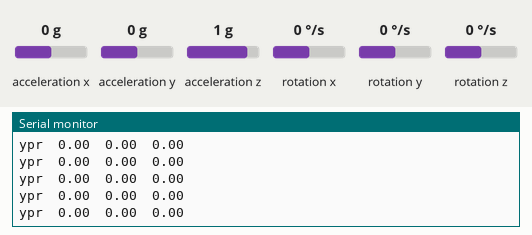
The sketch below on a simulated Arduino Mega 2560, built with avr-gcc and run on an emulated ATmega2560. On the bench: the last lines printed to the serial monitor. Inputs (shaded band) come from the test bench; at power-on: acceleration y 0 g, rotation z 0 °/s, acceleration x 0 g, acceleration z 1 g, rotation x 0 °/s, rotation y 0 °/s. The sensor or clock chip raises its interrupt line as the real part does.

Above: at 1.7 s.
1.8 s: acceleration y set to 0.8 g
At 2.9 s:
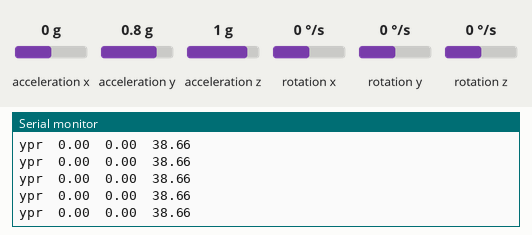
4.8 s: rotation z set to -100 °/s
At 5.6 s:
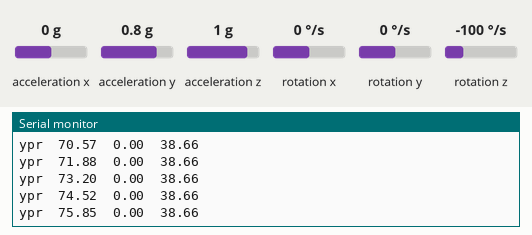
7.8 s: acceleration x set to -1.4 g
At 8.5 s:
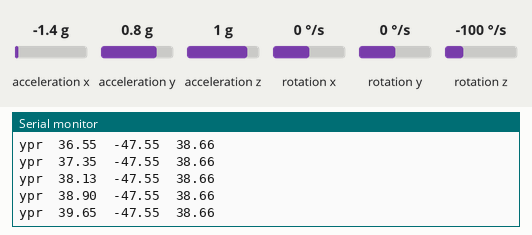
9.3 s: acceleration z set to -1.4 g
At 10.4 s:
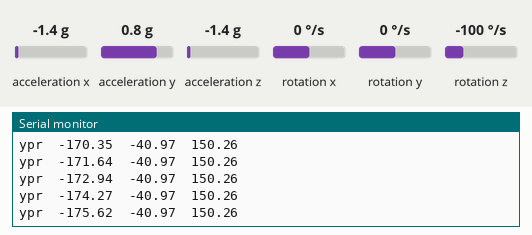
Timing chart, 0 to 11.8 s (numbered marks = the images above; inputs shaded):
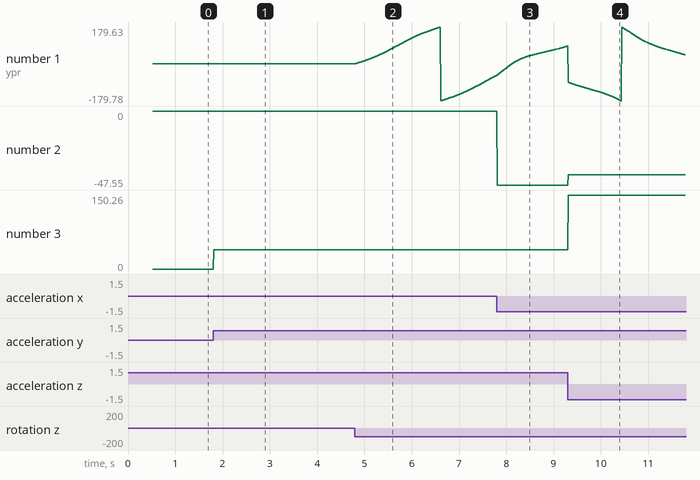

Measured:
- after the input at 1.8 s, the serial monitor: prints a new line at once (image 1)
- after the input at 4.8 s, the serial monitor: prints a new line at once (image 2)
- plotted number 1: 0 → -55.14 after the input at 4.8 s
- plotted number 3: 0 → 38.66 after the input at 1.8 s

The sketch:

Gyro.ino
```cpp
#include "I2Cdev.h"
#include "MPU6050_6Axis_MotionApps20.h"
#if I2CDEV_IMPLEMENTATION == I2CDEV_ARDUINO_WIRE
  #include "Wire.h"
#endif

MPU6050 mpu;

// EVERYTHING GYRO RELATED
#define INTERRUPT_PIN 24  // use pin 2 on Arduino Uno & most boards
bool dmpReady = false;  // set true if DMP init was successful
uint8_t mpuIntStatus;   // holds actual interrupt status byte from MPU
uint8_t devStatus;      // return status after each device operation (0 = success, !0 = error)
uint16_t packetSize;    // expected DMP packet size (default is 42 bytes)
uint16_t fifoCount;     // count of all bytes currently in FIFO
uint8_t fifoBuffer[64]; // FIFO storage buffer

Quaternion q;           // [w, x, y, z]         quaternion container
VectorInt16 aa;         // [x, y, z]            accel sensor measurements
VectorInt16 aaReal;     // [x, y, z]            gravity-free accel sensor measurements
VectorInt16 aaWorld;    // [x, y, z]            world-frame accel sensor measurements
VectorFloat gravity;    // [x, y, z]            gravity vector
float euler[3];         // [psi, theta, phi]    Euler angle container
float ypr[3];           // [yaw, pitch, roll]   yaw/pitch/roll container and gravity vector

volatile bool mpuInterrupt = false;     // indicates whether MPU interrupt pin has gone high
void dmpDataReady() {
    mpuInterrupt = true;
}

void gyro_init();
// END OF EVERYTHING GYRO RELATED


// ================================================================
// ===                      INITIAL SETUP                       ===
// ================================================================

void setup() {
  gyro_init();
}


// ================================================================
// ===                    MAIN PROGRAM LOOP                     ===
// ================================================================

void loop() {

    // if programming failed, don't try to do anything
    if (!dmpReady) return;

    // wait for MPU interrupt or extra packet(s) available
    while (!mpuInterrupt && fifoCount < packetSize) {
        // other program behavior stuff here
        // .
        // .
        // .
        // if you are really paranoid you can frequently test in between other
        // stuff to see if mpuInterrupt is true, and if so, "break;" from the
        // while() loop to immediately process the MPU data
        // .
        // .
        // .
    }

    // reset interrupt flag and get INT_STATUS byte
    mpuInterrupt = false;
    mpuIntStatus = mpu.getIntStatus();

    // get current FIFO count
    fifoCount = mpu.getFIFOCount();

    // check for overflow (this should never happen unless our code is too inefficient)
    if ((mpuIntStatus & 0x10) || fifoCount == 1024) {
        // reset so we can continue cleanly
        mpu.resetFIFO();
        Serial.println(F("FIFO overflow!"));

    // otherwise, check for DMP data ready interrupt (this should happen frequently)
    } else if (mpuIntStatus & 0x02) {
        // wait for correct available data length, should be a VERY short wait
        while (fifoCount < packetSize) fifoCount = mpu.getFIFOCount();

        // read a packet from FIFO
        mpu.getFIFOBytes(fifoBuffer, packetSize);

        // track FIFO count here in case there is > 1 packet available
        // (this lets us immediately read more without waiting for an interrupt)
        fifoCount -= packetSize;
            // display Euler angles in degrees
            mpu.dmpGetQuaternion(&q, fifoBuffer);
            mpu.dmpGetGravity(&gravity, &q);
            mpu.dmpGetYawPitchRoll(ypr, &q, &gravity);
            Serial.print("ypr\t");
            Serial.print(ypr[0] * 180/M_PI);
            Serial.print("\t");
            Serial.print(ypr[1] * 180/M_PI);
            Serial.print("\t");
            Serial.println(ypr[2] * 180/M_PI);
        // blink LED to indicate activity
    }
}

void gyro_init(){
      // join I2C bus (I2Cdev library doesn't do this automatically)
    #if I2CDEV_IMPLEMENTATION == I2CDEV_ARDUINO_WIRE
        Wire.begin();
        Wire.setClock(400000); // 400kHz I2C clock. Comment this line if having compilation difficulties
    #elif I2CDEV_IMPLEMENTATION == I2CDEV_BUILTIN_FASTWIRE
        Fastwire::setup(400, true);
    #endif

    // initialize serial communication
    // (115200 chosen because it is required for Teapot Demo output, but it's
    // really up to you depending on your project)
    Serial.begin(115200);
    while (!Serial); // wait for Leonardo enumeration, others continue immediately

    // NOTE: 8MHz or slower host processors, like the Teensy @ 3.3v or Ardunio
    // Pro Mini running at 3.3v, cannot handle this baud rate reliably due to
    // the baud timing being too misaligned with processor ticks. You must use
    // 38400 or slower in these cases, or use some kind of external separate
    // crystal solution for the UART timer.

    // initialize device
    Serial.println(F("Initializing I2C devices..."));
    mpu.initialize();
    pinMode(INTERRUPT_PIN, INPUT);

    // verify connection
    Serial.println(F("Testing device connections..."));
    Serial.println(mpu.testConnection() ? F("MPU6050 connection successful") : F("MPU6050 connection failed"));

    // wait for ready

    // load and configure the DMP
    Serial.println(F("Initializing DMP..."));
    devStatus = mpu.dmpInitialize();

    // supply your own gyro offsets here, scaled for min sensitivity
    mpu.setXGyroOffset(-599);
    mpu.setYGyroOffset(39);
    mpu.setZGyroOffset(15);
    mpu.setZAccelOffset(2279);

    // make sure it worked (returns 0 if so)
    if (devStatus == 0) {
        // turn on the DMP, now that it's ready
        Serial.println(F("Enabling DMP..."));
        mpu.setDMPEnabled(true);

        // enable Arduino interrupt detection
        Serial.println(F("Enabling interrupt detection (Arduino external interrupt 0)..."));
        attachInterrupt(digitalPinToInterrupt(INTERRUPT_PIN), dmpDataReady, RISING);
        mpuIntStatus = mpu.getIntStatus();

        // set our DMP Ready flag so the main loop() function knows it's okay to use it
        Serial.println(F("DMP ready! Waiting for first interrupt..."));
        dmpReady = true;

        // get expected DMP packet size for later comparison
        packetSize = mpu.dmpGetFIFOPacketSize();
    } else {
        // ERROR!
        // 1 = initial memory load failed
        // 2 = DMP configuration updates failed
        // (if it's going to break, usually the code will be 1)
        Serial.print(F("DMP Initialization failed (code "));
        Serial.print(devStatus);
        Serial.println(F(")"));
    }
}
```
